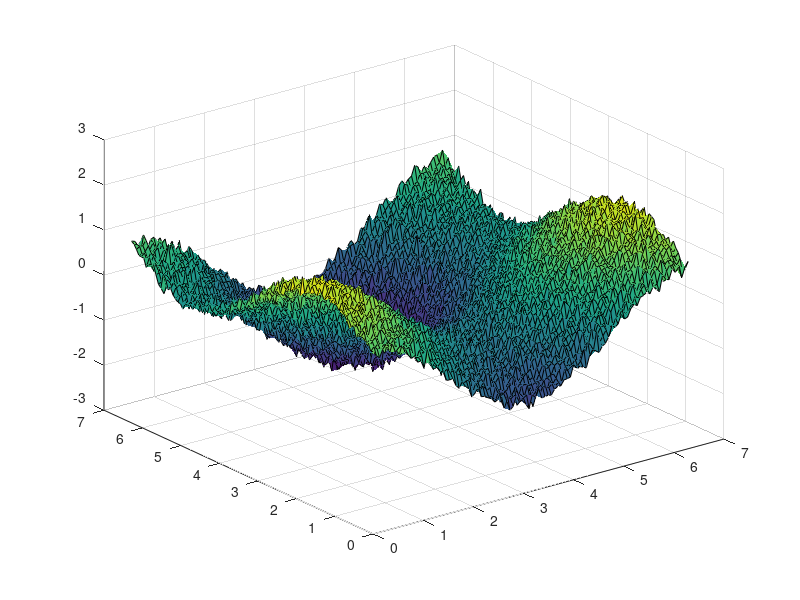

This chart was generated by the following MATLAB code:
x = linspace(0, 2*pi, 100);
[X,Y] = meshgrid(x,x);

a = 1;
b = 0.8;

f = a.*cos(X) + b.*sin(Y);
f_noise = 0.1.*normrnd(0,1,size(f));
f = f+f_noise;
surf(X,Y,f)
